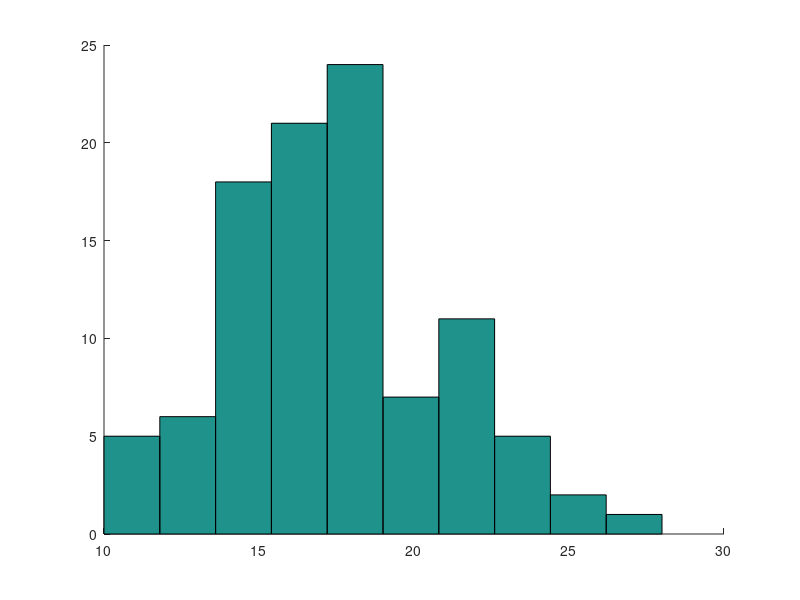

Reproduce this figure in MATLAB. (Note: this script raises an error after producing the figure.)
% Number of simulations
numSimulations = 100;

% Initialize vector to store the sum results
results = zeros(1, numSimulations);

% Simulate rolling five six-sided dice 100 times
for i = 1:numSimulations
    % Generate five random numbers between 1 and 6
    diceRolls = randi([1, 6], 1, 5);
    % Calculate the sum of the dice rolls
    results(i) = sum(diceRolls);
end

% Define the possible range of sums
minSum = 5;  % Minimum possible sum (1+1+1+1+1)
maxSum = 30; % Maximum possible sum (6+6+6+6+6)

% Plot histogram of the sums
figure;
hist(results,'BinEdges', minSum-0.5:maxSum+0.5);
xlabel('Sum of Dice Rolls');
ylabel('Probability');
title('Histogram of Sum of Five Dice Rolled 100 Times');
